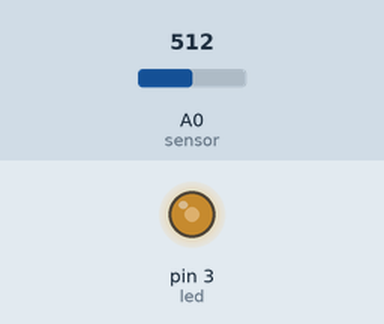
Simulated run of this sketch. Board: Arduino Uno, built with avr-gcc and run on an emulated ATmega328P. Shown: output pins drawn as LEDs (lit = HIGH). The test bench sets the inputs (shaded band); at power-on: A0 (sensor) = 512.

Above: at 1.2 s.
1.3 s: A0 (sensor) set to 306
At 1.6 s:
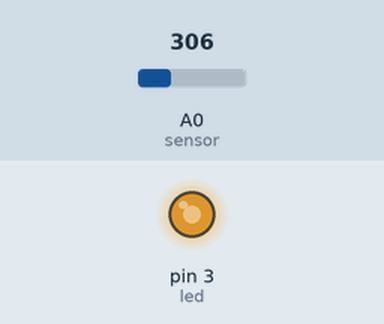
2.8 s: A0 (sensor) set to 122
At 3.9 s:
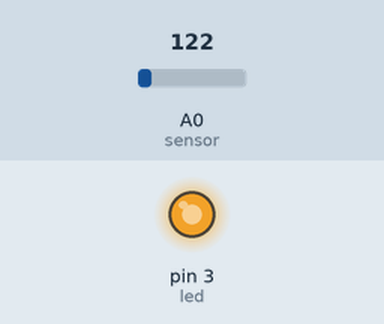
4.3 s: A0 (sensor) set to 900
At 5.1 s:
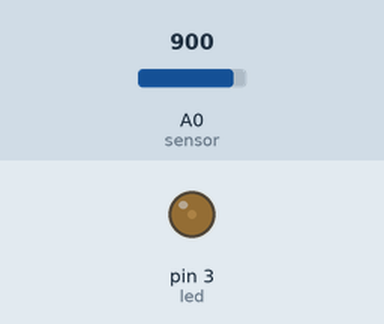
5.8 s: A0 (sensor) set to 1023
At 6.2 s:
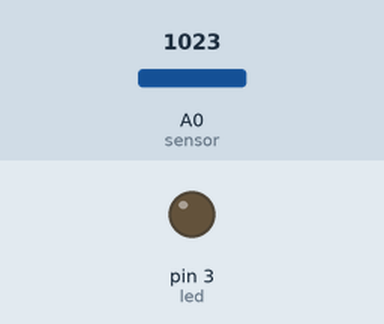
7.3 s: A0 (sensor) set to 511
At 8.6 s:
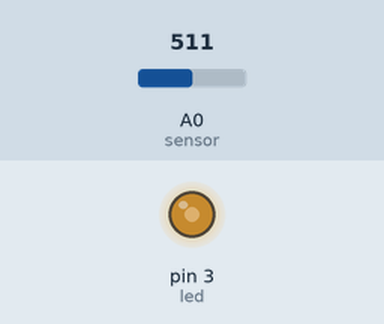
Timing chart, 0 to 9.8 s (numbered marks = the images above; inputs shaded):
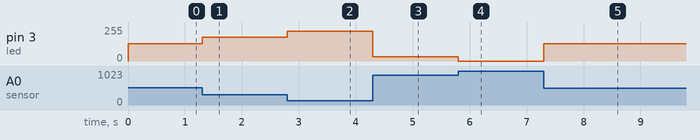

Measured:
- after the input at 1.3 s, pin 3 (led): 128/255 → 179/255 at once
- after the input at 2.8 s, pin 3 (led): 179/255 → 225/255 at once
- after the input at 4.3 s, pin 3 (led): 225/255 → 31/255 at once
- after the input at 5.8 s, pin 3 (led): 31/255 → 0/255 at once
- after the input at 7.3 s, pin 3 (led): 0/255 → 128/255 at once

The sketch:

v.2.ino
```cpp
//Programa que utiliza fotoresistencia para cambiar el brillo del LED de forma inversamente proporcional a la luz captada.

int sensor=0;// pin S de modulo a entrada analogica A0
int led=3;// LED en pin 3
int valor;// almacena valor leido de entrada A0
int PWM;

void setup()
{
  pinMode(led,OUTPUT);

}
void loop()
{
  valor=analogRead(sensor);// lee valor de entrada A0
  PWM=map(valor,0,1023,255,0);// convierte valores de entrada 0-1023 a 255-0 para brillo
  analogWrite(led,PWM);// escribe valor al LED
}
```
